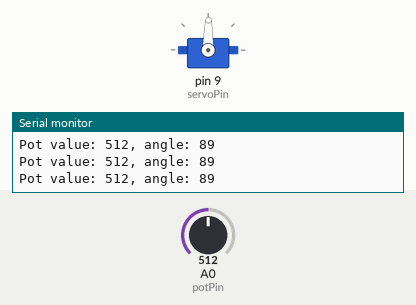
Recording of a sketch running on a simulated Arduino Uno, built with avr-gcc and run on an emulated ATmega328P. On the bench: servo, the last lines printed to the serial monitor. The inputs (shaded band) are chosen by the test bench; at power-on: A0 (potPin) = 512.

Above: at 1.2 s.
1.3 s: A0 (potPin) set to 561
At 2.0 s:
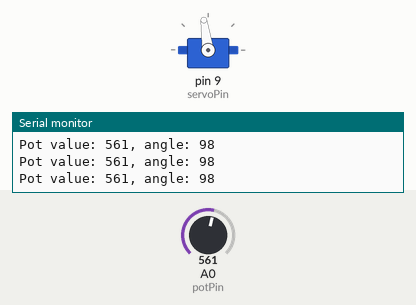
4.3 s: A0 (potPin) set to 579
At 4.7 s:
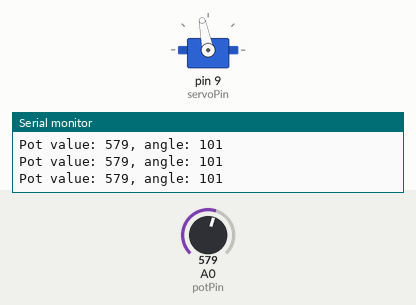
5.8 s: A0 (potPin) set to 306
At 6.3 s:
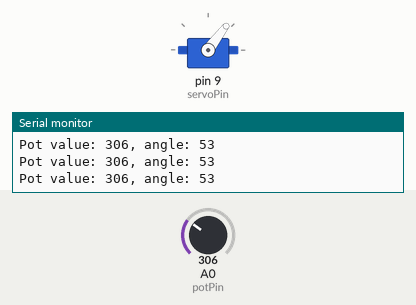
7.3 s: A0 (potPin) set to 1023
At 8.2 s:
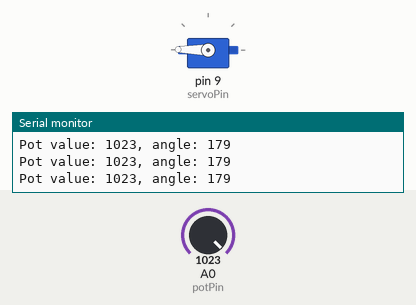
8.8 s: A0 (potPin) set to 1011
At 9.7 s:
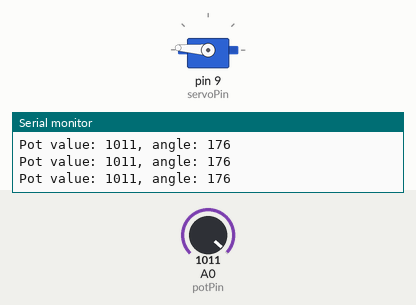
11.8 s: A0 (potPin) set to 992
At 12.5 s:
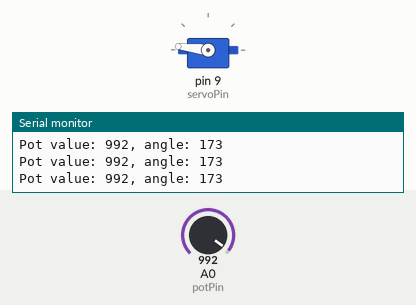
Timing chart, 0 to 14.8 s (numbered marks = the images above; inputs shaded):
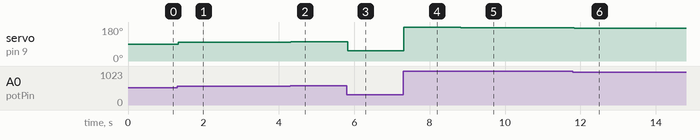

The sketch:

_05_-_Mood_cue.ino
```cpp
#include <Servo.h>

Servo myServo;

int potPin = A0;
int servoPin = 9;

int potValue;
int angle;

void setup() {
  myServo.attach(servoPin);
  Serial.begin(9600);
}

void loop() {
  potValue = analogRead(potPin);
  Serial.print("Pot value: ");
  Serial.print(potValue);

  angle = map(potValue, 0, 1023, 0, 179);
  Serial.print(", angle: ");
  Serial.println(angle);

  myServo.write(angle);
  delay(15);
}
```

Measured:
- after the input at 1.3 s, servo on pin 9 (servoPin): 89° → 98° at once
- after the input at 4.3 s, servo on pin 9 (servoPin): 98° → 101° at once
- after the input at 5.8 s, servo on pin 9 (servoPin): 101° → 53° at once
- after the input at 7.3 s, servo on pin 9 (servoPin): 53° → 179° at once
- after the input at 8.8 s, servo on pin 9 (servoPin): 179° → 176° at once
- after the input at 11.8 s, servo on pin 9 (servoPin): 176° → 173° at once
